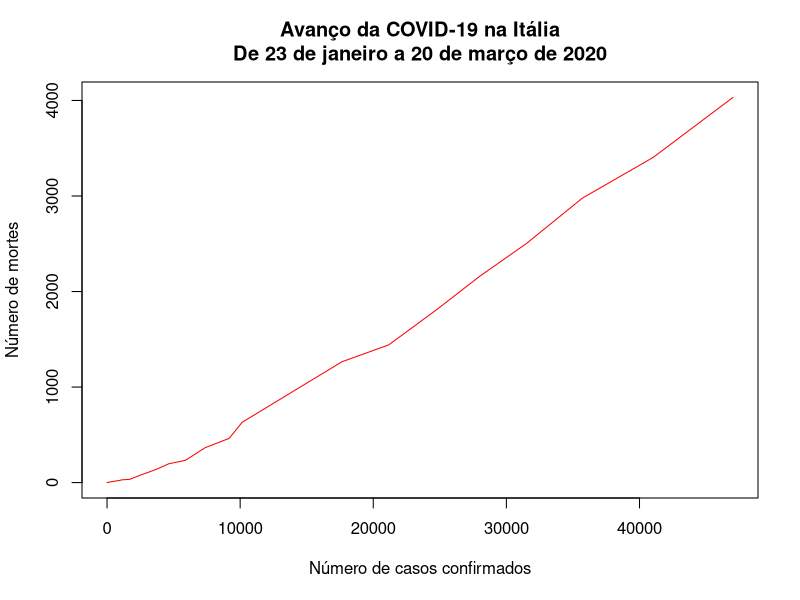
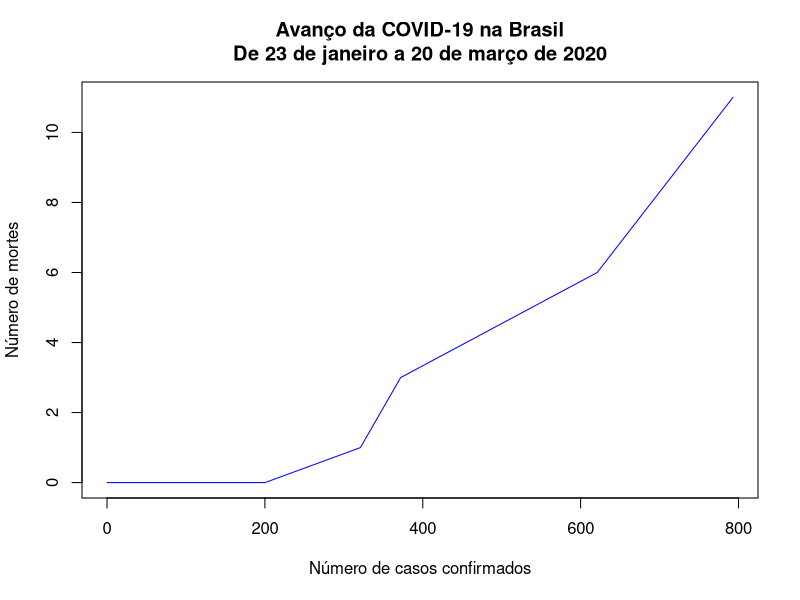
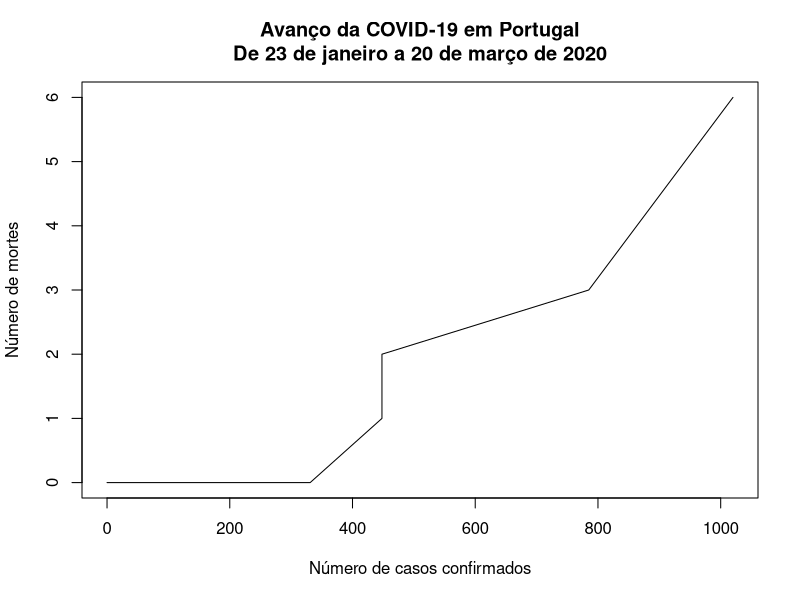

The R script that drew these images, in order:
# Define o diretório inicial
setwd('/Users/matheuspassossilva/.CMVolumes/DropBox/Formacao-CD/Curso-01/CAP00-Exercicios/2020-03-21-COVID-19')
getwd()
library(data.table)

# Abre e lê os arquivos
covidConfirmed <- data.frame(fread(file = 'time_series_2019-ncov-Confirmed.csv', header = TRUE, sep = ","))
covidDeaths <- data.frame(fread(file = 'time_series_2019-ncov-Deaths.csv', header = TRUE, sep = ","))

# Seleciona apenas Itália, Brasil e Portugal
covidITConf = subset(covidConfirmed, Country.Region == 'Italy')
covidITDeat = subset(covidDeaths, Country.Region == 'Italy')

covidBRConf = subset(covidConfirmed, Country.Region == 'Brazil')
covidBRDeat = subset(covidDeaths, Country.Region == 'Brazil')

covidPTConf = subset(covidConfirmed, Country.Region == 'Portugal')
covidPTDeat = subset(covidDeaths, Country.Region == 'Portugal')

# Mantém apenas as colunas com números
covidITConf[1:4] = list(NULL)
covidITDeat[1:4] = list(NULL)

covidBRConf[1:4] = list(NULL)
covidBRDeat[1:4] = list(NULL)

covidPTConf[1:4] = list(NULL)
covidPTDeat[1:4] = list(NULL)

# Converte o data frame para um vetor
covidITConf = t(covidITConf)
covidITDeat = t(covidITDeat)

covidBRConf = t(covidBRConf)
covidBRDeat = t(covidBRDeat)

covidPTConf = t(covidPTConf)
covidPTDeat = t(covidPTDeat)

# Mostra os plots dos 3 países
png('italia.png', width = 1920, height = 1080)
plot(covidITConf, covidITDeat, type = "l", main = "Avanço da COVID-19 na Itália\nDe 23 de janeiro a 20 de março de 2020", xlab = "Número de casos confirmados", ylab = "Número de mortes", col = "red")
dev.off()
png('brasil.png', width = 1920, height = 1080)
plot(covidBRConf, covidBRDeat, type = "l", main = "Avanço da COVID-19 na Brasil\nDe 23 de janeiro a 20 de março de 2020", xlab = "Número de casos confirmados", ylab = "Número de mortes", col = "blue")
dev.off()
png('portugal.png', width = 1920, height = 1080)
plot(covidPTConf, covidPTDeat, type = "l", main = "Avanço da COVID-19 em Portugal\nDe 23 de janeiro a 20 de março de 2020", xlab = "Número de casos confirmados", ylab = "Número de mortes", col = "black")
dev.off()
